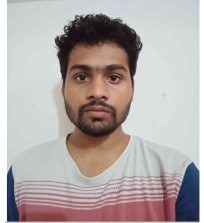
#> input picture my_img.jpeg, 204 x 223 px
$ python rotate_img.py
#> lines starting #> are read from the running program, lines starting #| are printed output that depends on the picture
import cv2

img = cv2.imread("my_img.jpeg",0)
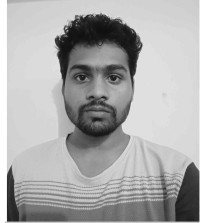
#> img: shape (223, 204); min 12, max 255, mean 171.8

(h,w)=img.shape[:2]
#> h = 223; w = 204
center = (w//2,h//2)
#> center = (102, 111)

rotated_img= cv2.warpAffine(img, cv2.getRotationMatrix2D(center,90,1.0) ,(w,h))
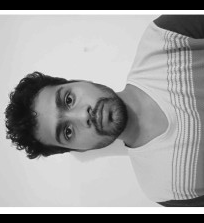
#> rotated_img: shape (223, 204); min 0, max 255, mean 158.3

cv2.imshow("sjsds",rotated_img)
cv2.waitKey(0)
cv2.destroyAllWindows()
